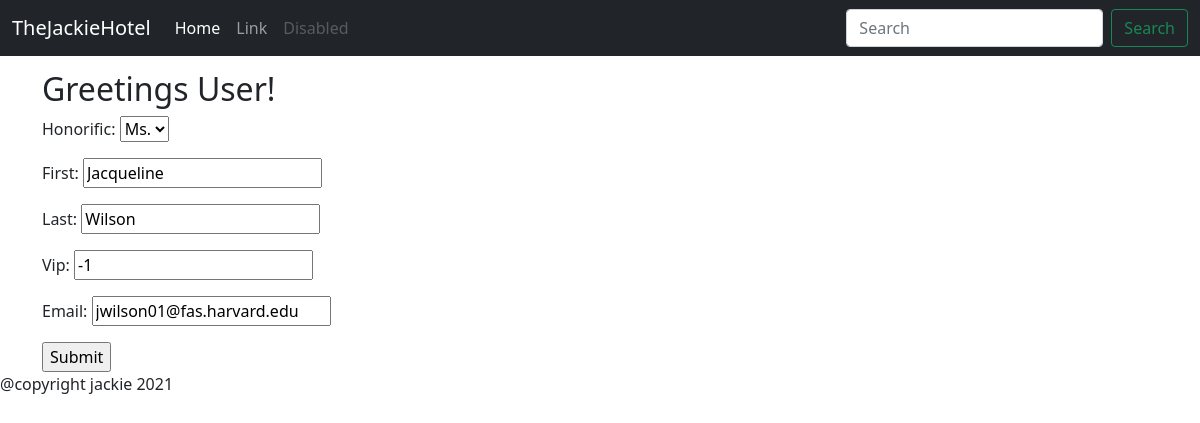
The page /guestupdate/3 on the database its author committed.
### booking/models.py (models this page shows, shortened)
class Guest(models.Model):
    MR = 'MR'
    MS = 'MS'
    DR = 'DR'
    OT = ''
    HONORIFIC_CHOICES = [
        (MR, 'Mr.'),
        (MS, 'Ms.'),
        (DR, 'Dr.'),
        (OT, '')
    ]
    honorific = models.CharField(max_length=2, choices = HONORIFIC_CHOICES, default=OT)
    first = models.CharField(max_length=100)
    last  = models.CharField(max_length=100)
    vip = models.IntegerField(default=-1)
    email = models.CharField(max_length=100)

### booking/views.py (the view)
# urls.py: path('guestupdate/<pk>', views.GuestUpdate.as_view(), name="guest_update"),
class GuestUpdate(UpdateView):
  model = Guest
  template_name = 'booking/guest_update_form.html'
  form_class = GuestUpdateForm

### booking/forms.py
class GuestUpdateForm(forms.ModelForm):
    class Meta:
        model = Guest
        fields = ('honorific', 'first', 'last', 'vip', 'email')

### booking/templates/booking/guest_update_form.html
{% extends './base.html' %}
{% block content %}
<form method="post">
<div>
 {% csrf_token %} {{ form.as_p }}
 <input type="submit" value="Submit" />
</div>
</form>
{% endblock %}

### rows shown on the page
Guest: honorific "Ms.", first "Jacqueline", last "Wilson", vip "-1", email "jwilson01@fas.harvard.edu"
